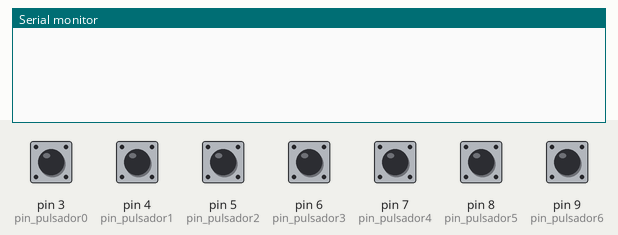
The sketch below on a simulated Arduino Uno, built with avr-gcc and run on an emulated ATmega328P. Parts: the last lines printed to the serial monitor. The test bench sets the inputs (shaded band); at power-on: pin 3 (pin_pulsador0), pin 4 (pin_pulsador1), pin 5 (pin_pulsador2), pin 6 (pin_pulsador3), pin 7 (pin_pulsador4), pin 8 (pin_pulsador5), pin 9 (pin_pulsador6) HIGH.

Above: at 0.8 s.
0.9 s: pin 3 (pin_pulsador0) pulled LOW for 0.15 s
At 2.1 s:
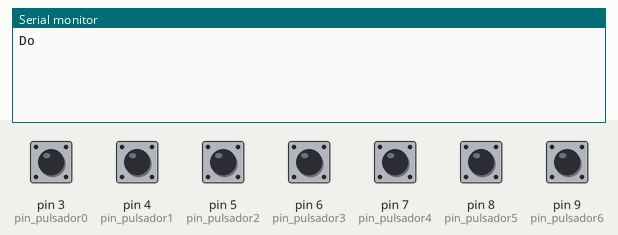
2.5 s: pin 4 (pin_pulsador1) pulled LOW for 0.15 s
At 3.3 s:
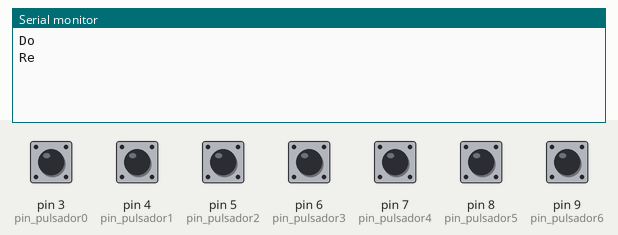
4.1 s: pin 5 (pin_pulsador2) pulled LOW for 0.15 s
At 4.5 s:
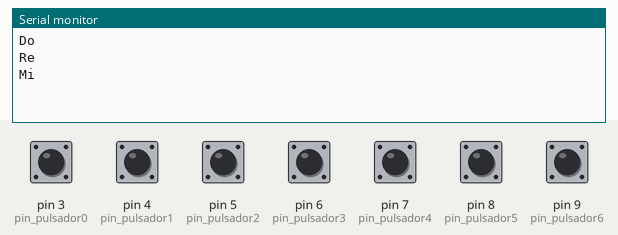
5.7 s: pin 6 (pin_pulsador3) pulled LOW for 0.15 s
At 6.9 s:
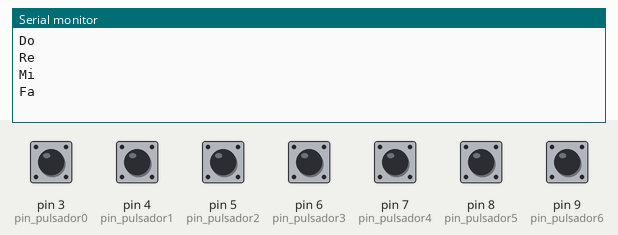
7.3 s: pin 7 (pin_pulsador4) pulled LOW for 0.15 s
At 8.2 s:
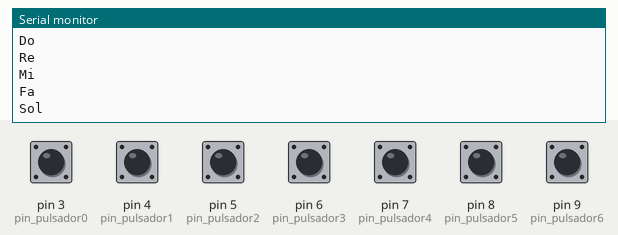
8.9 s: pin 8 (pin_pulsador5) pulled LOW for 0.15 s
At 9.4 s:
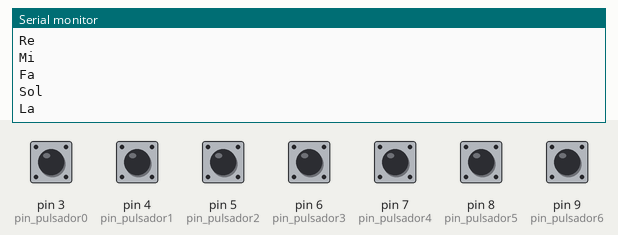

Measured:
- after the input at 0.9 s, the serial monitor: prints a new line at once (image 1)
- after the input at 2.5 s, the serial monitor: prints a new line at once (image 2)
- after the input at 4.1 s, the serial monitor: prints a new line at once (image 3)
- after the input at 5.7 s, the serial monitor: prints a new line at once (image 4)
- after the input at 7.3 s, the serial monitor: prints a new line at once (image 5)
- after the input at 8.9 s, the serial monitor: prints a new line at once (image 6)

The sketch:

organo_v1.ino
```cpp
// Autor: matematicasdeinstituto
// Web  : https://github.com/matematicasdeinstituto/arduino

#include "pulsador_v2.h"

// Conexiones
// Los pines 1 y 2 no se pueden usar cuando uses el monitor serie, ya que son
// esos pines los que usa el Arduino para comunicarse con el ordenador.
constexpr int pin_pulsador0 = 3;
constexpr int pin_pulsador1 = 4;
constexpr int pin_pulsador2 = 5;
constexpr int pin_pulsador3 = 6;
constexpr int pin_pulsador4 = 7;
constexpr int pin_pulsador5 = 8;
constexpr int pin_pulsador6 = 9;


int main()
{
    init();

// init Serial
    Serial.begin(9600);
    while (!Serial) { ; }

// init pulsadores
    Pulsador pulsador0{pin_pulsador0};
    Pulsador pulsador1{pin_pulsador1};
    Pulsador pulsador2{pin_pulsador2};
    Pulsador pulsador3{pin_pulsador3};
    Pulsador pulsador4{pin_pulsador4};
    Pulsador pulsador5{pin_pulsador5};
    Pulsador pulsador6{pin_pulsador6};

    while(true){
        if (pulsador0.recien_pulsado())
            Serial.println("Do");

        if (pulsador1.recien_pulsado())
            Serial.println("Re");

        if (pulsador2.recien_pulsado())
            Serial.println("Mi");

        if (pulsador3.recien_pulsado())
            Serial.println("Fa");

        if (pulsador4.recien_pulsado())
            Serial.println("Sol");

        if (pulsador5.recien_pulsado())
            Serial.println("La");

        if (pulsador6.recien_pulsado())
            Serial.println("Si");

    }
}
```

pulsador_v2.h
```cpp
#pragma once

#ifndef __PULSADOR_V2_H__
#define __PULSADOR_V2_H__

// En muchas ocasiones vamos a necesitar crear un conjunto de estados. La
// forma más básica de hacerlo sería:
// constexpr int pulsador_recien_pulsado   = 0;
// constexpr int pulsador_recien_soltado   = 1;
// constexpr int pulsador_sigue_pulsado	   = 2;
// constexpr int pulsador_sigue_soltado    = 3;
// Uno de los problemas con hacer esto es que es muy propenso a error (te
// puedes confundir al numerarlos, o más adelante añades otro estado y asignas
// mal el número, ...).
//
// Para evitar esos errores C++ suministra las enumeraciones `enum class`: lo
// que hacen es asignar automáticamente números evitando posibles errores.
// El código comentado arriba es similar al siguiente:
enum class Pulsador_estado{
    recien_pulsado,	// se ha presionado desde la última vez que se miró
    recien_soltado,	// se ha soltado    desde la última vez que se miró
    sigue_pulsado,
    sigue_soltado
};


class Pulsador{
public:
    Pulsador(int pin_pulsador);

// Estados
    // Devuelve el estado en el que se encuentra el pulsador desde la última
    // vez que se miró.
    // Observar que esta función no es `const` ya que va a modificar el
    // estado.
    Pulsador_estado estado();

    bool recien_pulsado();
    bool sigue_pulsado();
    bool recien_soltado();
    bool sigue_soltado();

// Mirando cómo esta el pulsador justo en este momento
    // Devuelve true si está presionado el pulsador. false en caso contrario.
    bool presionado() const;

    // Devuelve true si el pulsador no está presionado.
    bool no_presionado() const;

private:
    const int pin;
    bool presionado_;
};

inline Pulsador::Pulsador(int pin_pulsador)
		    : pin{pin_pulsador}
{
    pinMode(pin, INPUT_PULLUP);

// Anotamos el estado del pin (<-- este comentario sobra, lo pongo para
// explicar. Intenta comentar lo mínimo posible, el código tiene que poder
// leerse).
    if (digitalRead(pin) == LOW)
	presionado_ = true;

    else
	presionado_ = false;

// Esto se puede escribir de forma críptica:
//  presionado_ = (digitalRead(pin) == LOW); <--- ESTILO PÉSIMO DE
//  PROGRAMACIÓN: recuerda, programar es muy sencillo, mantener muy dificil.
//  Si tienes que modificar tu programa dentro de 1 año ¿entenderás lo que
//  está escrito?

}


// Observar que aquí uso un estilo diferente para escribir las funciones
// `inline`.
inline bool Pulsador::presionado() const
{ return (digitalRead(pin) == LOW); }

inline bool Pulsador::no_presionado() const
{ return !presionado(); }

inline bool Pulsador::recien_pulsado()
{ return (estado() == Pulsador_estado::recien_pulsado); }

inline bool Pulsador::sigue_pulsado()
{ return (estado() == Pulsador_estado::sigue_pulsado); }

inline bool Pulsador::recien_soltado()
{ return (estado() == Pulsador_estado::recien_soltado); }

inline bool Pulsador::sigue_soltado()
{ return (estado() == Pulsador_estado::sigue_soltado); }


#endif
```

pulsador_v2.ino
```cpp
#include "pulsador_v2.h"

Pulsador_estado Pulsador::estado()
{
    if (presionado_){
	if (digitalRead(pin) == LOW){
	    // presionado_ = true; <-- esto sobra, ¿por qué?
	    return Pulsador_estado::sigue_pulsado;
	}

	else{
	    presionado_ = false;
	    return Pulsador_estado::recien_soltado;
	}
    }

    else { // este else se puede comentar. Aquí llega solo si presionado_ == false
	if (digitalRead(pin) == LOW){
	    presionado_ = true;
	    return Pulsador_estado::recien_pulsado;
	}

	else{
	    // presionado_ = false; <-- ¿por qué comento este?
	    return Pulsador_estado::sigue_soltado;
	}

    }
}
```
